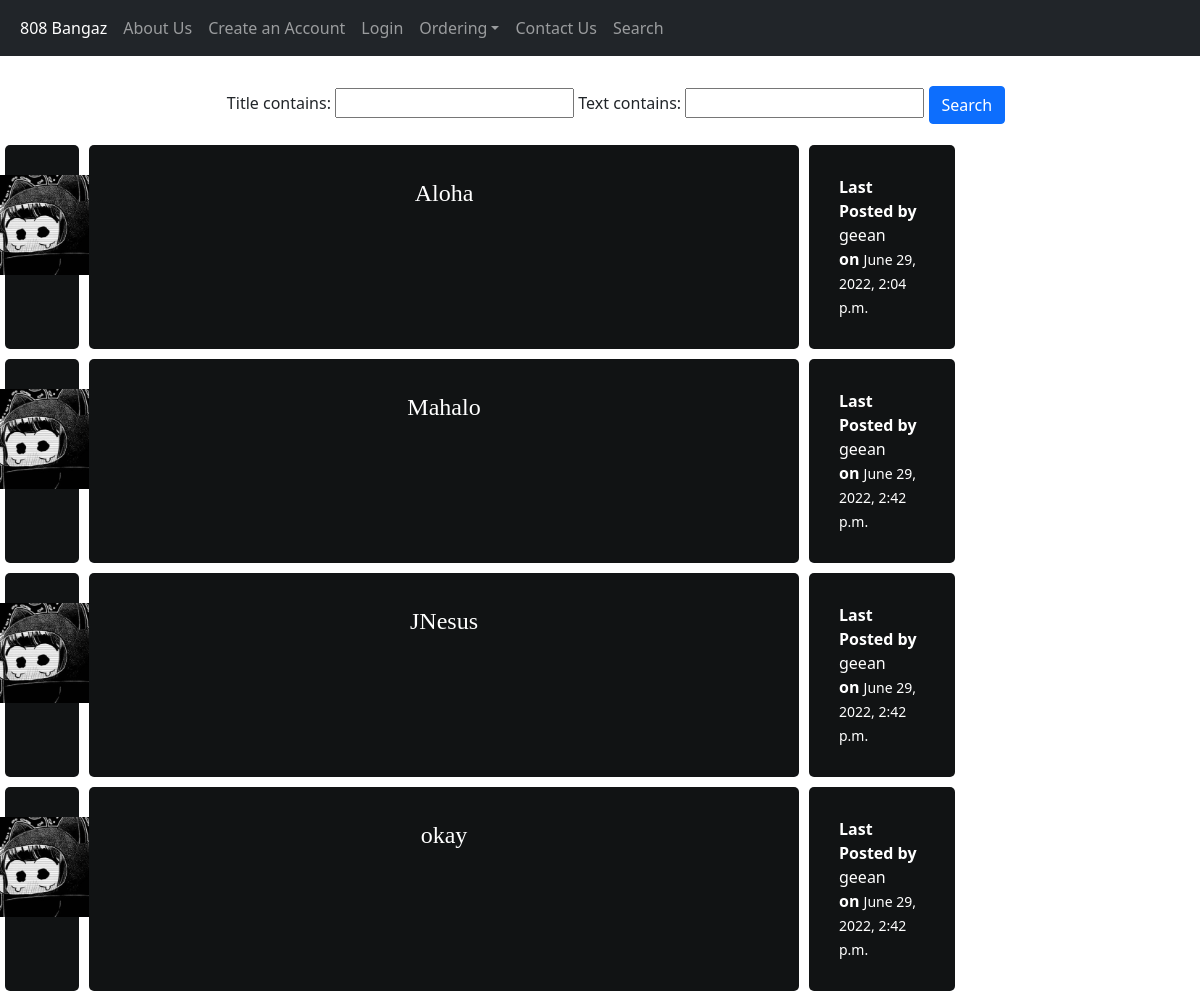
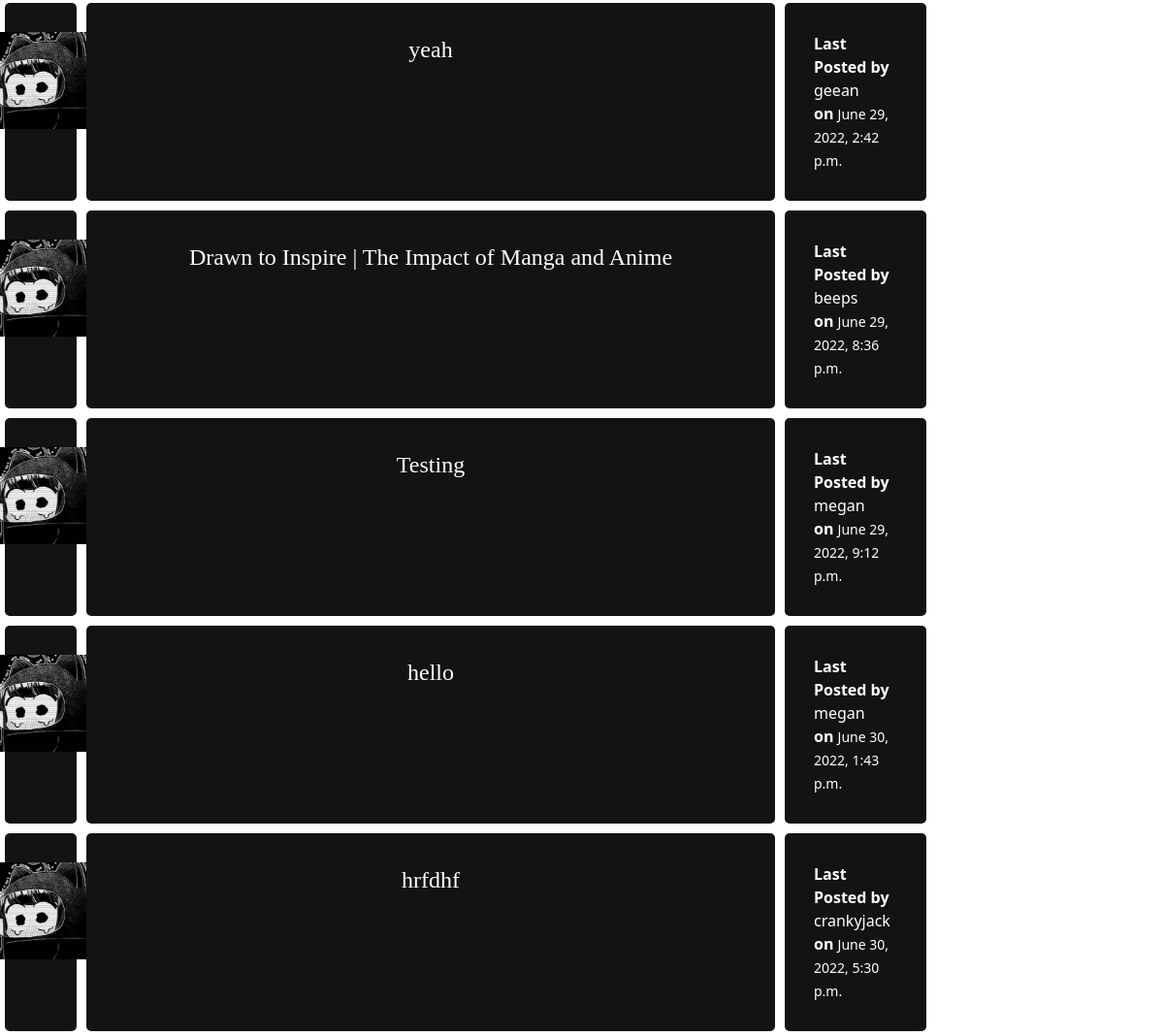
The app's page /search/ with its own data (2 pictures, top to bottom).
### blogs/models.py (models this page shows, shortened)
class Post(models.Model):
    author = models.ForeignKey(settings.AUTH_USER_MODEL, on_delete=models.CASCADE)
    title = models.CharField(max_length=200)
    text = models.TextField()
    created_date = models.DateTimeField(default=timezone.now)
    published_date = models.DateTimeField(blank=True, null=True)
    likes = models.ManyToManyField(User, related_name='forum_post', blank = True)
    dislikes = models.ManyToManyField(User, related_name = 'f_post', blank = True)

### blogs/views.py (the view)
# urls.py: path('search/', views.SearchView.as_view(), name='search'),
class SearchView(generic.ListView):
    template_name = 'blogs/search.html'
    context_object_name = 'blogs_list'
    def get_queryset(self):
        return Post.objects.all()
    def get_context_data(self, **kwargs):
        context = super().get_context_data(**kwargs)
        context['filter'] = PostFilter(self.request.GET, queryset=self.get_queryset())
        return context

### blogs/templates/blogs/search.html (shortened to what this page needs)
{% load static %}
<!DOCTYPE html>
<html>
    <head>
    <link href="https://cdn.jsdelivr.net/npm/bootstrap@5.1.3/dist/css/bootstrap.min.css" rel="stylesheet">
        <link rel="stylesheet" href="{% static 'blogs/blogs.css' %}">
    </head>
    <body>
        <nav class="navbar navbar-expand-sm bg-dark navbar-dark fixed-top">
            <div class="container-fluid">
              <ul class="navbar-nav">
                <li class="nav-item">
                  <a class="nav-link active" href = "{% url 'post_list' %}">{% csrf_token %}808 Bangaz</a>
                </li>
                <li class="nav-item">
                    <a class="nav-link" href= "{% url 'about' %}">{% csrf_token %}About Us</a>
                </li>
                <li class="nav-item">
                  <a class="nav-link" href=" {% url 'register' %}"> Create an Account </a>
                </li>
                {% if user.is_authenticated %}
                <li class="nav-item">
                    <a class="nav-link" href=" {% url 'logout' %}"> Logout </a>
                </li>
                <li class="nav-item">
                    <a class="nav-link" href="{% url 'post_new' %}">Make a Post</a>
                </li>
                {% else %}
                <li class="nav-item">
                    <a class="nav-link" href=" {% url 'login' %}"> Login </a>
                </li>
                {% endif %}
                <li class = "nav-item dropdown">
                    <a class="nav-link dropdown-toggle" href="#" role="button" data-bs-toggle="dropdown">Ordering</a>
                </li>
                <li class="nav-item">
                    <a class="nav-link" href=" {% url 'contact' %}"> Contact Us </a>
                </li>
                <li class="nav-item">
                    <a class="nav-link" text-align: "right"; href="{% url 'search' %}">Search</a>
                </ul>
            </div>
          </nav>
{% if blogs_list %}
    <center>
        <ul>
        <h3 class='user'>What would you like to search for?</h3>
        <br>
        <form method="GET"> {% csrf_token %}
            {{ filter.form }}
            <button type="submit" class="btn btn-primary">Search</button>
        </form>
    </center>
    {% for blog in filter.qs %}
    <article class ="post">
        <div class = "subforum-row">
                <div class = "subforum-column center">
                    <img width="100" height="100" src = "{%static 'blogs/images/komi.jpg'%}">
                </div>
        <div class = "subforum-description subforum-column center">
            <a href = "{% url 'post_details' pk=blog.pk %}" style = "color:white" class = 'removeline bigtext'> {{blog.title}} </a>
        </div>
        <div class = "subforum-info subforum-column">
            <b style = "color:white"> Last Posted by </b> <a style = "color:white"> {{blog.author}}</a>
            <br> <b style = "color:white"> on </b> <small> <time class = "time" style = "color:white"> {{blog.published_date}} <time> </small>
        </div>
    </div>
    </article>
    {% endfor %}
{% else %}
    <br>
    <p> No blogs posted. </p>
{% endif %}

### blogs/static/blogs/blogs.css (style rules this page uses)
h1, h2, h3, h4 { font-family: Georgia, serif; }
.user { text-align: center; padding: 10px 10px 10px 10px; color: gray; }
.subforum-row { display: grid; grid-template-columns: 7% 60% 13% 20%; }
.subforum-column { padding: 30px; margin:5px; border-radius: 5px; background-color:#111314; }
.subforum-description * { margin-block: 0; }
.center { display: flex; justify-content: center; }
.removeline { text-decoration: none; color: black }
.bigtext { font-size: 150%; font-family: Georgia, serif; }
body { background-color: white; }

### records on screen
Post: title "Aloha", author "geean", published_date "June 29, 2022, 2:04 p.m."
Post: title "Mahalo", author "geean", published_date "June 29, 2022, 2:42 p.m."
Post: title "JNesus", author "geean", published_date "June 29, 2022, 2:42 p.m."
Post: title "okay", author "geean", published_date "June 29, 2022, 2:42 p.m."
Post: title "yeah", author "geean", published_date "June 29, 2022, 2:42 p.m."
Post: title "Drawn to Inspire | The Impact of Manga and Anime", author "beeps", published_date "June 29, 2022, 8:36 p.m."
Post: title "Testing", author "megan", published_date "June 29, 2022, 9:12 p.m."
Post: title "hello", author "megan", published_date "June 30, 2022, 1:43 p.m."
Post: title "hrfdhf", author "crankyjack", published_date "June 30, 2022, 5:30 p.m."
